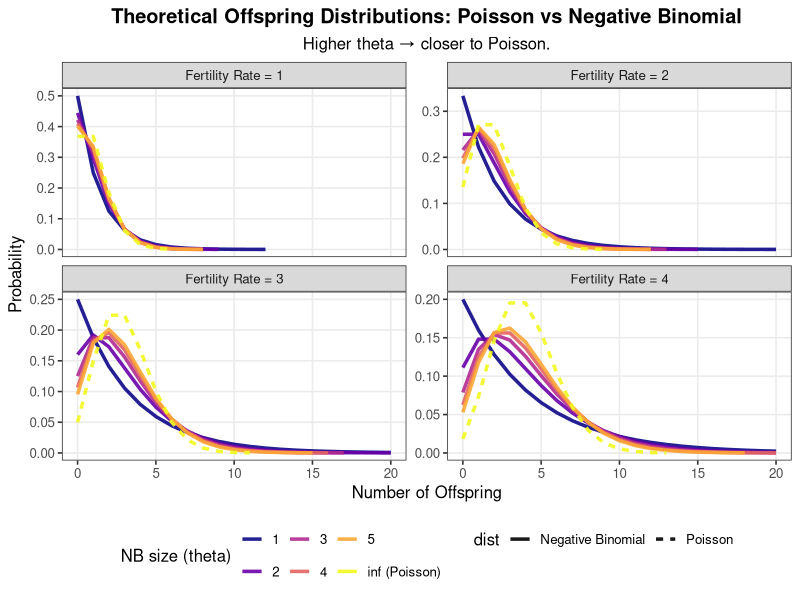

Recreate this plot in R.
# Script to plot theoretical Poisson vs Negative Binomial offspring distributions
# Fixed: no rowwise/reframe - simple loop approach

library(ggplot2)
library(dplyr)
library(tidyr)

max_offspring <- 20
means <- c(1, 2, 3, 4)
sizes <- c(1, 2, 3, 4, 5)

# Create all combinations using nested loops
plot_data <- data.frame()

for (m in means) {
  for (s in c(sizes, Inf)) {
    offspring <- 0:max_offspring
    if (is.infinite(s)) {
      # Poisson
      prob <- dpois(offspring, lambda = m)
      dist_type <- "Poisson"
    } else {
      # Negative Binomial
      prob <- dnbinom(offspring, size = s, mu = m)
      dist_type <- "Negative Binomial"
    }
    temp_df <- data.frame(
      offspring = offspring,
      mean = m,
      size = s,
      dist = dist_type,
      prob = prob
    )
    plot_data <- rbind(plot_data, temp_df)
  }
}

plot_data <- plot_data %>%
  mutate(
    size_label = ifelse(is.infinite(size), "inf (Poisson)", as.character(size))
  ) %>%
  filter(prob > 1e-4)

# Plot
p <- ggplot(plot_data, aes(x = offspring, y = prob, 
                          color = factor(size_label), 
                          linetype = dist)) +
  geom_line(size = 1.2, alpha = 0.9) +
  facet_wrap(~ paste("Fertility Rate =", mean), scales = "free_y", ncol = 2) +
  scale_color_viridis_d(name = "NB size (theta)", option = "plasma") +
  labs(title = "Theoretical Offspring Distributions: Poisson vs Negative Binomial",
       subtitle = "Higher theta → closer to Poisson.",
       x = "Number of Offspring", y = "Probability") +
  theme_bw(base_size = 12) +
  theme(legend.position = "bottom",
        plot.title = element_text(hjust = 0.5, face = "bold"),
        plot.subtitle = element_text(hjust = 0.5),
        panel.grid.minor = element_blank())
ggsave("fertility_distributions_theoretical.png", p, width = 12, height = 8, dpi = 300)
